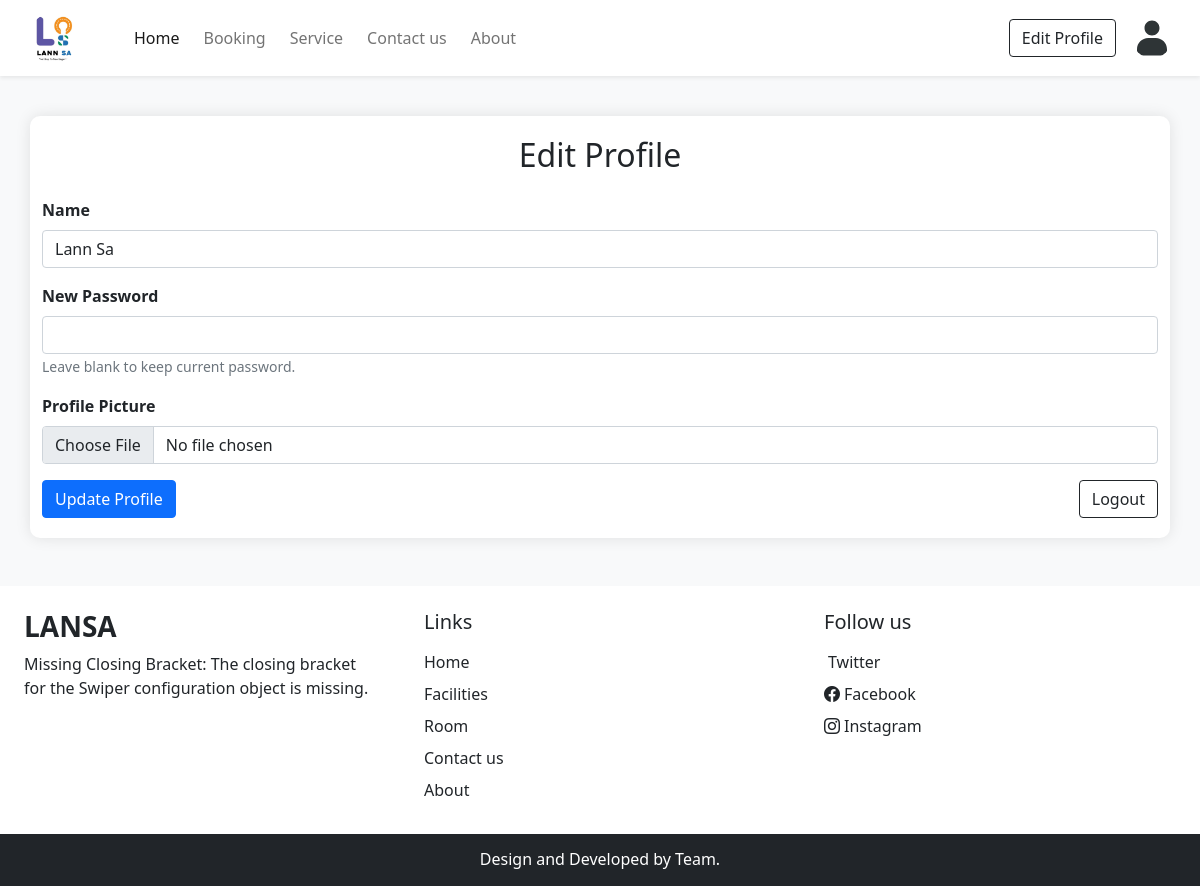
Screenshot of /edit_profile.php (signed in) with the database file from the repository.
### tables this page shows
CREATE TABLE `logo_settings` (
  `id` int(11) NOT NULL,
  `logo_path` varchar(255) NOT NULL
);

CREATE TABLE `users` (
  `id` int(11) UNSIGNED NOT NULL,
  `name` varchar(100) NOT NULL,
  `email` varchar(100) NOT NULL,
  `phone` varchar(15) NOT NULL,
  `password` varchar(255) NOT NULL,
  `otp` varchar(6) NOT NULL,
  `profile_picture` varchar(255) DEFAULT 'uploads/default_image.svg',
  `created_at` timestamp NOT NULL DEFAULT current_timestamp(),
  `is_confirmed` tinyint(1) DEFAULT 0,
  `is_admin` tinyint(1) NOT NULL DEFAULT 0
);

### edit_profile.php (the view, shortened to what this page needs)
<?php
require_once 'dbcon.php';
$user_id = $_SESSION['user_id'];
$sql = "SELECT * FROM users WHERE id = $user_id";
$result = mysqli_query($conn, $sql);
$user = mysqli_fetch_assoc($result);
?>
<!DOCTYPE html>
<html lang="en">
<head>
    <link href="https://cdn.jsdelivr.net/npm/bootstrap@5.0.2/dist/css/bootstrap.min.css" rel="stylesheet">
</head>
<body class="bg-light">
    <?php include('inc/header.php'); ?>
    <div class="container profile-container">
        <h2 class="text-center mb-4">Edit Profile</h2>
        <form action="edit_profile.php" method="post" enctype="multipart/form-data">
            <div class="mb-3">
                <label for="name" class="form-label">Name</label>
                <input type="text" class="form-control" id="name" name="name" value="<?php echo htmlspecialchars($user['name']); ?>" required>
            </div>
            <div class="mb-3">
                <label for="password" class="form-label">New Password</label>
                <input type="password" class="form-control" id="password" name="password">
                <small class="form-text text-muted">Leave blank to keep current password.</small>
            </div>
            <div class="mb-3">
                <label for="profile_picture" class="form-label">Profile Picture</label>
                <input class="form-control" type="file" id="profile_picture" name="profile_picture">
            </div>
            <div class="d-flex justify-content-between">
                <button type="submit" class="btn btn-primary">Update Profile</button>
                <a href="logout.php" class="btn btn-outline-dark shadow-none">Logout</a>
            </div>
        </form>
    </div>
    <?php include('inc/footer.php'); ?>
</body>
</html>

### inc/header.php (shortened to what this page needs)
<?php
require_once 'dbcon.php';
$sql = "SELECT logo_path FROM logo_settings ORDER BY id DESC LIMIT 1";
$result = $conn->query($sql);
if ($result && $result->num_rows > 0) {
    $row = $result->fetch_assoc();
    $logo_path = 'admin/' . $row['logo_path'];
} else {
    $logo_path = "../images/Logo/Lo.jpg";
}
?>
<!DOCTYPE html>
<html lang="en">
<head>
    <link href="https://cdn.jsdelivr.net/npm/bootstrap@5.0.2/dist/css/bootstrap.min.css" rel="stylesheet">
    <link href="https://cdnjs.cloudflare.com/ajax/libs/bootstrap-icons/1.8.1/font/bootstrap-icons.min.css" rel="stylesheet">
</head>
<body>
    <nav class="navbar navbar-expand-lg navbar-light bg-white px-lg-3 py-lg-2 shadow-sm sticky-top">
        <div class="container-fluid">
        <a class="navbar-brand me-5" href="index.php">
    <div class="logo-circle">
        <img src="<?php echo htmlspecialchars($logo_path); ?>" alt="Logo" class="logo-image">
    </div>
</a>
            <div class="collapse navbar-collapse" id="navbarSupportedContent">
                <ul class="navbar-nav me-auto mb-2 mb-lg-0">
                    <li class="nav-item">
                        <a class="nav-link active me-2" aria-current="page" href="index.php">Home</a>
                    </li>
                    <li class="nav-item">
                        <a class="nav-link me-2" href="booking.php">Booking</a>
                    </li>
                    <li class="nav-item">
                        <a class="nav-link me-2" href="services_display.php">Service</a>
                    </li>
                    <li class="nav-item">
                        <a class="nav-link me-2" href="index.php#contact">Contact us</a>
                    </li>
                    <li class="nav-item">
                        <a class="nav-link me-2" href="about.php">About</a>
                    </li>
                </ul>
                <div class="d-flex align-items-center">
                    <?php if (isset($_SESSION['loggedin']) && $_SESSION['loggedin']): ?>
                        <a href="edit_profile.php" class="btn btn-outline-dark shadow-none me-lg-3 me-2">Edit Profile</a>
                        <?php
                        $profile_picture = isset($_SESSION['profile_picture']) && !empty($_SESSION['profile_picture']) ? $_SESSION['profile_picture'] : 'uploads/default_image.svg';
                        ?>
                        <img src="<?php echo htmlspecialchars($profile_picture); ?>" alt="Profile Picture" class="rounded-circle" style="width: 40px; height: 40px;">
                    <?php else: ?>
                        <a href="login.php" class="btn btn-outline-dark shadow-none me-lg-3 me-2">Login</a>
                        <a href="register.php" class="btn btn-outline-dark shadow-none">Register</a>
                    <?php endif; ?>
                </div>
            </div>
        </div>
    </nav>
</body>
</html>

### edit_profile.php (style rules this page uses)
.profile-container { max-width: 600px; margin: 40px auto; padding: 20px; background-color: #fff; border-radius: 10px; box-shadow: 0 0 15px rgba(0, 0, 0, 0.1); }
.form-label { font-weight: bold; }
.btn-primary { background-color: #4caf50; border-color: #4caf50; }
.btn-outline-dark { border-color: #4caf50; }

### inc/header.php (style rules this page uses)
.logo-circle { width: 50px; height: 50px; border-radius: 50%; overflow: hidden; display: flex; align-items: center; justify-content: center; }
.logo-image { width: 100%; height: 100%; object-fit: cover; }

### rows the page displays
logo_settings: logo_path (picture)
users: name "Lann Sa"
